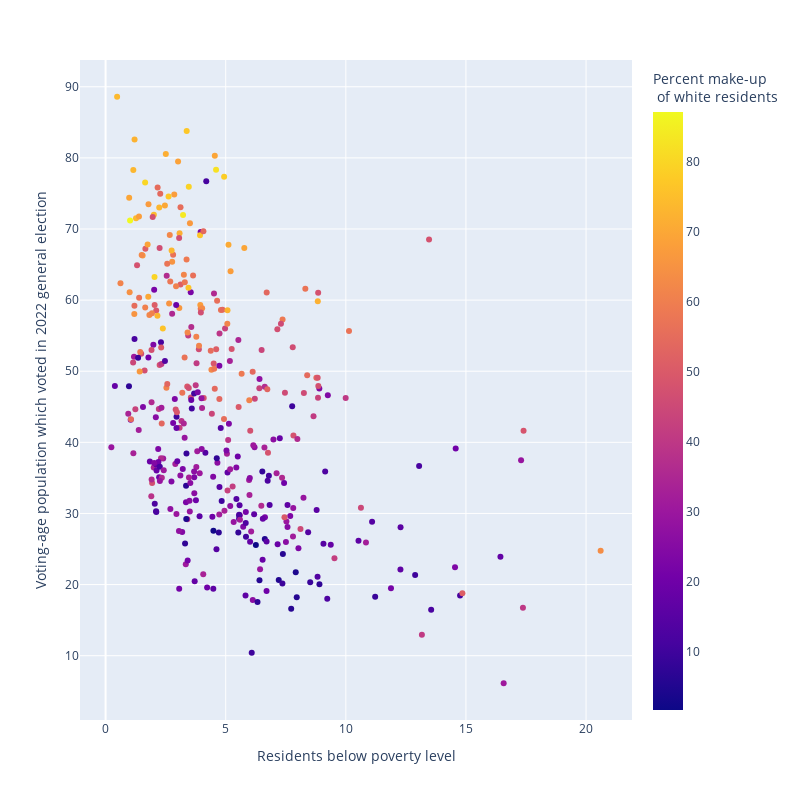

Notebook source saved alongside this figure:
### Code cell
fig = px.scatter(data,
                 x = "% below poverty level",
                 y = "% CVAP voted",
                 color = "White Alone%",
                 width=800, 
                 height=800,
                 hover_data = ["TRACTCE"],
                 custom_data = ["TRACTCE"],
                 labels={
                     "% below poverty level": "Residents below poverty level",
                     "% CVAP voted": "Voting-age population which voted in 2022 general election",
                     "White Alone%": "Percent make-up <br> of white residents",
                     "TRACTCE": "Census tract"
                 },
                )
                
fig.update_traces(hovertemplate='Residents below poverty level: %{x}%' +
                                '<br>Voting-age population which voted in 2022 general election: %{y}%' +
                                '<br>Census tract: %{customdata[0]}')    
fig.show()

### Figure 1 — Plotly figure (JSON) as saved in the notebook; plotly's stock layout.template omitted (floating-point values rounded to 4 significant figures; data arrays with more than 128 entries replaced by an {"elided": "..."} marker saying what was removed)
{"data": [{"customdata": {"elided": "374x1 int values"}, "hovertemplate": "Residents below poverty level: %{x}%<br>Voting-age population which voted in 2022 general election: %{y}%<br>Census tract: %{customdata[0]}", "legendgroup": "", "marker": {"color": {"elided": "374 float values"}, "coloraxis": "coloraxis", "symbol": "circle"}, "mode": "markers", "name": "", "orientation": "v", "showlegend": false, "type": "scatter", "x": {"elided": "374 float values"}, "xaxis": "x", "y": {"elided": "374 float values"}, "yaxis": "y"}], "layout": {"coloraxis": {"colorbar": {"title": {"text": "Percent make-up <br> of white residents"}}, "colorscale": [[0, "#0d0887"], [0.1111, "#46039f"], [0.2222, "#7201a8"], [0.3333, "#9c179e"], [0.4444, "#bd3786"], [0.5556, "#d8576b"], [0.6667, "#ed7953"], [0.7778, "#fb9f3a"], [0.8889, "#fdca26"], [1, "#f0f921"]]}, "height": 800, "legend": {"tracegroupgap": 0}, "margin": {"t": 60}, "width": 800, "xaxis": {"anchor": "y", "autorange": true, "domain": [0, 1], "range": [-1.066, 21.91], "title": {"text": "Residents below poverty level"}, "type": "linear"}, "yaxis": {"anchor": "x", "autorange": true, "domain": [0, 1], "range": [0.957, 93.76], "title": {"text": "Voting-age population which voted in 2022 general election"}, "type": "linear"}}}
